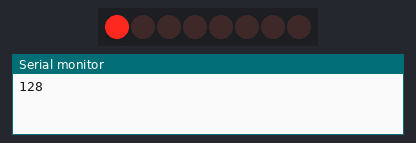
The sketch below on a simulated Arduino Uno, built with avr-gcc and run on an emulated ATmega328P. Shown: 8 shift-register outputs drawn as a row of LEDs (first output left, lit = HIGH), the last lines printed to the serial monitor. Wiring (inferred from the names in the program): shift register (74HC595): data pin 12; shift clock pin 9; latch pin 11. Wiring (inferred from the signals the program sends): row of LEDs: on Q0, Q1, Q2, Q3, Q4, Q5, Q6, Q7.

Above: at 0.5 s.
At 2.5 s:
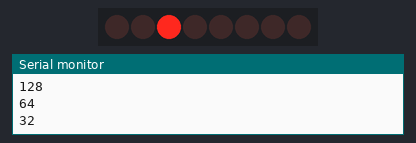
At 3.5 s:
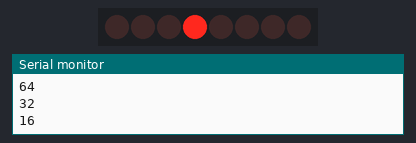
At 4.5 s:
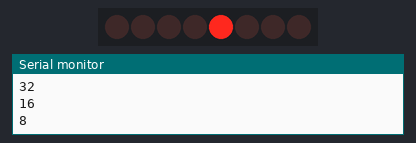
At 6.5 s:
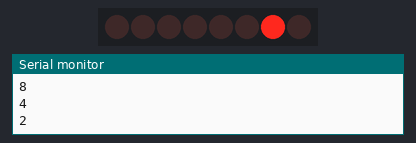
At 9.5 s:
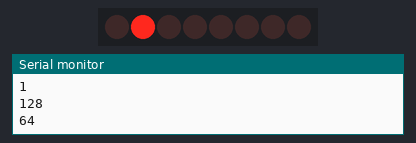
Timing chart, 0 to 10.4 s (numbered marks = the images above):
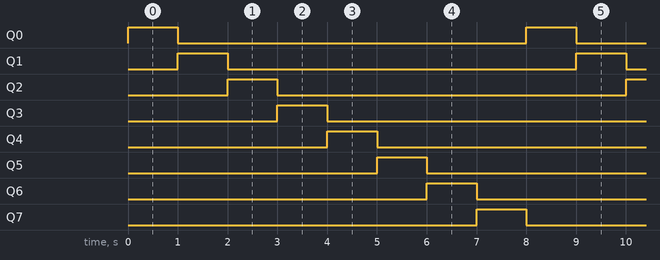

Measured:
- by itself, Q0–7: alternates HIGH for 1.0 s and LOW for 7.0 s
- by itself, everything shown: repeats every 8.0 s, in 8 steps

The sketch:

circular_shift_left_and_right.ino
```cpp
int latchPin=11;
int dataPin=12;
int clockPin=9;
int wait=1000;
byte myByte=0b10000000;

void setup() {
  // put your setup code here, to run once:
  pinMode(latchPin,OUTPUT);
  pinMode(dataPin,OUTPUT);
  pinMode(clockPin,OUTPUT);
  Serial.begin(9600);

}

void loop() {
  // put your main code here, to run repeatedly:
Serial.println(myByte);
digitalWrite(latchPin,LOW);
shiftOut(dataPin,clockPin,LSBFIRST,myByte);
digitalWrite(latchPin,HIGH);
delay(wait);
myByte=myByte*128+myByte/2;
}
```
